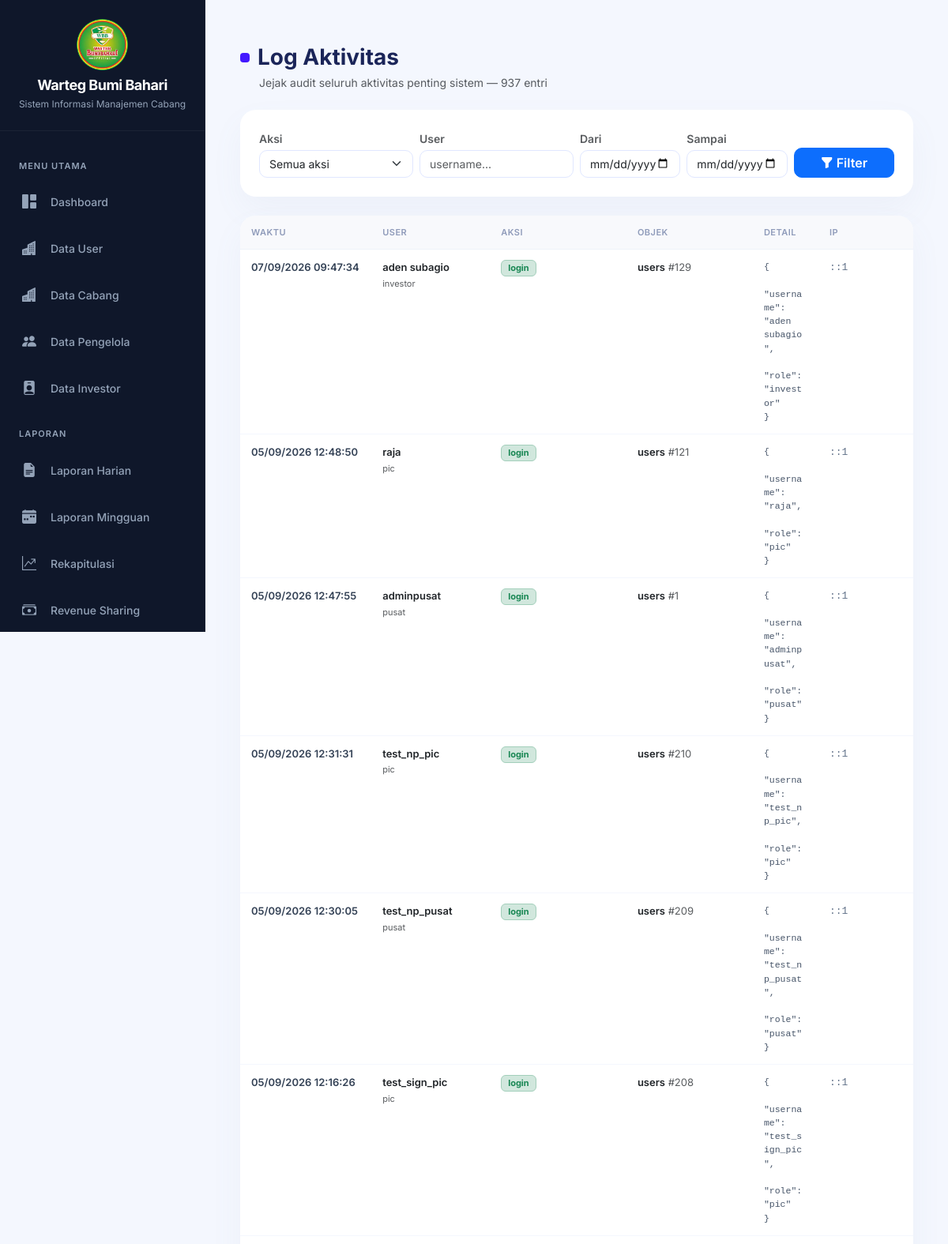
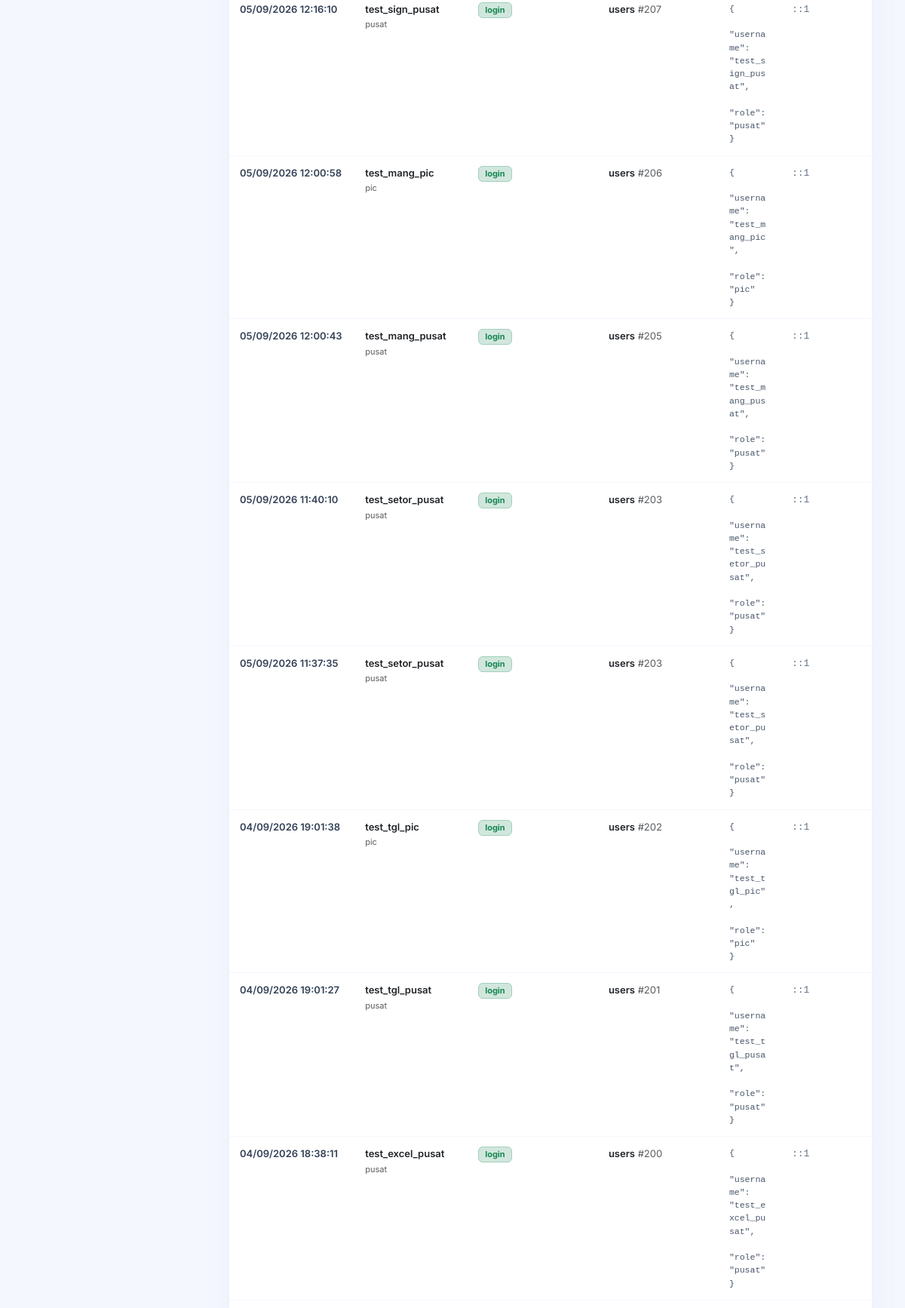
/admin_pusat/audit_log.php (signed in, upper part), run on the app's committed database (2 pictures, top to bottom).
### tables this page shows
CREATE TABLE `audit_log` (
  `id` bigint(20) NOT NULL AUTO_INCREMENT,
  `waktu` datetime NOT NULL DEFAULT current_timestamp(),
  `user_id` int(11) DEFAULT NULL,
  `username` varchar(50) DEFAULT NULL,
  `role` varchar(20) DEFAULT NULL,
  `aksi` varchar(60) NOT NULL,
  `tabel` varchar(40) DEFAULT NULL,
  `record_id` varchar(60) DEFAULT NULL,
  `detail` text DEFAULT NULL,
  `ip` varchar(45) DEFAULT NULL,
  `user_agent` varchar(255) DEFAULT NULL,
  PRIMARY KEY (`id`),
  KEY `idx_audit_waktu` (`waktu`),
  KEY `idx_audit_user` (`user_id`),
  KEY `idx_audit_tabel` (`tabel`,`record_id`),
  KEY `idx_audit_aksi` (`aksi`)
);

### config/koneksi.php (called while the page is built, shortened)
<?php
if (!function_exists('h')) {
    function h($string): string
    {
        return htmlspecialchars((string) ($string ?? ''), ENT_QUOTES, 'UTF-8');
    }
}

### admin_pusat/audit_log.php (the view, shortened to what this page needs)
<?php
require '../config/koneksi.php';
include 'sidebar_pusat.php';
$f_user  = trim($_GET['user'] ?? '');
$f_dari  = preg_match('/^\d{4}-\d{2}-\d{2}$/', $_GET['dari'] ?? '')  ? $_GET['dari']  : '';
$f_sampai = preg_match('/^\d{4}-\d{2}-\d{2}$/', $_GET['sampai'] ?? '') ? $_GET['sampai'] : '';
$where  = "WHERE 1=1";
$params = [];
$types  = "";
$limit  = 25;
$page   = max(1, (int) ($_GET['page'] ?? 1));
$offset = ($page - 1) * $limit;
$sc = $conn->prepare("SELECT COUNT(*) t FROM audit_log $where");
$sc->execute();
$total = (int) $sc->get_result()->fetch_assoc()['t'];
$sql = "SELECT * FROM audit_log $where ORDER BY id DESC LIMIT ? OFFSET ?";
$st  = $conn->prepare($sql);
$bt  = $types . "ii";
$bp  = array_merge($params, [$limit, $offset]);
$st->bind_param($bt, ...$bp);
$st->execute();
$rows = $st->get_result();
function badge_aksi(string $a): string
{
    $c = 'secondary';
    if (str_contains($a, 'hapus')) $c = 'danger';
    elseif (str_contains($a, 'tambah') || $a === 'login') $c = 'success';
    elseif (str_contains($a, 'edit') || str_contains($a, 'ganti')) $c = 'warning';
    elseif (str_contains($a, 'gagal') || str_contains($a, 'ditolak')) $c = 'danger';
    elseif ($a === 'logout') $c = 'secondary';
    return '<span class="badge bg-' . $c . '-subtle text-' . $c . ' border border-' . $c . '-subtle px-2 py-1" style="font-size:11px;">' . h($a) . '</span>';
}
?>
<link rel="stylesheet" href="https://cdn.jsdelivr.net/npm/bootstrap-icons@1.11.3/font/bootstrap-icons.min.css">
<div class="container-fluid py-4">
    <div class="d-flex align-items-center mb-1">
        <span class="title-mark"></span>
        <h3 class="fw-bold mb-0" style="color:#1b2559;">Log Aktivitas</h3>
    </div>
    <span class="text-muted small ms-4 d-block mb-4">Jejak audit seluruh aktivitas penting sistem &mdash; <?= number_format($total) ?> entri</span>
    <div class="card saas-card mb-4">
        <div class="card-body p-3 p-md-4">
            <form method="GET" class="al-form row g-2 align-items-end">
                <div class="col-6 col-md-3">
                    <label class="form-label small fw-semibold text-muted mb-1">Aksi</label>
                    <select name="aksi" class="form-select">
                        <option value="">Semua aksi</option>
                    </select>
                </div>
                <div class="col-6 col-md-3">
                    <label class="form-label small fw-semibold text-muted mb-1">User</label>
                    <input type="text" name="user" value="<?= h($f_user) ?>" class="form-control" placeholder="username...">
                </div>
                <div class="col-6 col-md-2">
                    <label class="form-label small fw-semibold text-muted mb-1">Dari</label>
                    <input type="date" name="dari" value="<?= h($f_dari) ?>" class="form-control">
                </div>
                <div class="col-6 col-md-2">
                    <label class="form-label small fw-semibold text-muted mb-1">Sampai</label>
                    <input type="date" name="sampai" value="<?= h($f_sampai) ?>" class="form-control">
                </div>
                <div class="col-12 col-md-2 d-flex gap-2">
                    <button class="btn btn-primary w-100 fw-semibold" style="border-radius:10px;"><i class="bi bi-funnel-fill me-1"></i>Filter</button>
                </div>
            </form>
        </div>
    </div>
    <div class="card saas-card overflow-hidden">
        <div class="table-responsive">
            <table class="al-table">
                <thead>
                    <tr>
                        <th style="width:150px;">Waktu</th>
                        <th style="width:150px;">User</th>
                        <th style="width:150px;">Aksi</th>
                        <th style="width:160px;">Objek</th>
                        <th>Detail</th>
                        <th style="width:120px;">IP</th>
                    </tr>
                </thead>
                <tbody>
                    <?php if ($rows->num_rows === 0): ?>
                        <tr><td colspan="6" class="text-center text-muted py-5"><i class="bi bi-inbox fs-3 d-block mb-2"></i>Tidak ada log</td></tr>
                    <?php else: while ($r = $rows->fetch_assoc()): ?>
                        <tr>
                            <td data-label="Waktu" class="al-time"><?= date('d/m/Y H:i:s', strtotime($r['waktu'])) ?></td>
                            <td data-label="User">
                                <?php if ($r['username']): ?>
                                    <span class="fw-semibold"><?= h($r['username']) ?></span><br>
                                    <span class="text-muted" style="font-size:11px;"><?= h($r['role'] ?? '-') ?></span>
                                <?php else: ?>
                                    <span class="text-muted">&mdash;</span>
                                <?php endif; ?>
                            </td>
                            <td data-label="Aksi"><?= badge_aksi($r['aksi']) ?></td>
                            <td data-label="Objek">
                                <?php if ($r['tabel']): ?>
                                    <span class="fw-semibold text-dark"><?= h($r['tabel']) ?></span>
                                    <?php if ($r['record_id'] !== null && $r['record_id'] !== ''): ?>
                                        <span class="text-muted">#<?= h($r['record_id']) ?></span>
                                    <?php endif; ?>
                                <?php else: ?>
                                    <span class="text-muted">&mdash;</span>
                                <?php endif; ?>
                            </td>
                            <td data-label="Detail">
                                <?php if ($r['detail']): ?>
                                    <div class="al-detail"><?php
                                        $j = json_decode($r['detail'], true);
                                        echo h($j !== null ? json_encode($j, JSON_PRETTY_PRINT | JSON_UNESCAPED_UNICODE | JSON_UNESCAPED_SLASHES) : $r['detail']);
                                    ?></div>
                                <?php else: ?>
                                    <span class="text-muted">&mdash;</span>
                                <?php endif; ?>
                            </td>
                            <td data-label="IP" class="al-ip"><?= h($r['ip'] ?? '-') ?></td>
                        </tr>
                    <?php endwhile; endif; ?>
                </tbody>
            </table>
        </div>
    </div>
</div>

### admin_pusat/sidebar_pusat.php (style rules this page uses)
:root { --sidebar-bg: #0f172a; --sidebar-hover: rgba(59, 130, 246, 0.15); --sidebar-active: linear-gradient(90deg, #3b82f6 0%, #2563eb 100%); --text-muted: #94a3b8; --content-bg: #f8fafc; }
* { font-family: 'Inter', sans-serif; }
body { background: var(--content-bg); }

### admin_pusat/audit_log.php (style rules this page uses)
body { background-color: #f4f7fe !important; font-family: 'Plus Jakarta Sans', sans-serif !important; color: #1b2559; }
.saas-card { background: #fff; border: none !important; border-radius: 20px !important; box-shadow: 0 18px 40px rgba(112,144,176,.06) !important; }
.title-mark { width: 12px; height: 12px; background: #4318ff; border-radius: 4px; display: inline-block; margin-right: 10px; }
.al-form .form-control, .al-form .form-select { border-radius: 10px; border: 1px solid #e0e7ff; font-size: 14px; }
.al-table { width: 100%; margin: 0; }
.al-table thead th { background: #f8f9fc; color: #8f9bba; font-size: 11px; text-transform: uppercase; letter-spacing: .5px; font-weight: 600; padding: 13px 14px; border-bottom: 1px solid #eef2f9; white-space: nowrap; }
.al-table tbody td { padding: 13px 14px; border-bottom: 1px solid #f4f7fe; font-size: 13px; vertical-align: top; }
.al-detail { font-family: ui-monospace, SFMono-Regular, Menlo, monospace; font-size: 11.5px; color: #475569; white-space: pre-wrap; word-break: break-word; max-width: 420px; }
.al-time { white-space: nowrap; font-weight: 600; color: #334155; }
.al-ip { font-family: ui-monospace, monospace; font-size: 11.5px; color: #64748b; }

### data on the page
audit_log: waktu "07/09/2026 09:47:34", username "aden subagio", role "investor", aksi "login", tabel "users", record "129", detail "{ \"username\": \"aden subagio\", \"role\": \"investor\" }", ip "::1"
audit_log: waktu "05/09/2026 12:48:50", username "raja", role "pic", aksi "login", tabel "users", record "121", detail "{ \"username\": \"raja\", \"role\": \"pic\" }", ip "::1"
audit_log: waktu "05/09/2026 12:47:55", username "adminpusat", role "pusat", aksi "login", tabel "users", record "1", detail "{ \"username\": \"adminpusat\", \"role\": \"pusat\" }", ip "::1"
audit_log: waktu "05/09/2026 12:31:31", username "test_np_pic", role "pic", aksi "login", tabel "users", record "210", detail "{ \"username\": \"test_np_pic\", \"role\": \"pic\" }", ip "::1"
audit_log: waktu "05/09/2026 12:30:05", username "test_np_pusat", role "pusat", aksi "login", tabel "users", record "209", detail "{ \"username\": \"test_np_pusat\", \"role\": \"pusat\" }", ip "::1"
audit_log: waktu "05/09/2026 12:16:26", username "test_sign_pic", role "pic", aksi "login", tabel "users", record "208", detail "{ \"username\": \"test_sign_pic\", \"role\": \"pic\" }", ip "::1"
audit_log: waktu "05/09/2026 12:16:10", username "test_sign_pusat", role "pusat", aksi "login", tabel "users", record "207", detail "{ \"username\": \"test_sign_pusat\", \"role\": \"pusat\" }", ip "::1"
audit_log: waktu "05/09/2026 12:00:58", username "test_mang_pic", role "pic", aksi "login", tabel "users", record "206", detail "{ \"username\": \"test_mang_pic\", \"role\": \"pic\" }", ip "::1"
audit_log: waktu "05/09/2026 12:00:43", username "test_mang_pusat", role "pusat", aksi "login", tabel "users", record "205", detail "{ \"username\": \"test_mang_pusat\", \"role\": \"pusat\" }", ip "::1"
audit_log: waktu "05/09/2026 11:40:10", username "test_setor_pusat", role "pusat", aksi "login", tabel "users", record "203", detail "{ \"username\": \"test_setor_pusat\", \"role\": \"pusat\" }", ip "::1"
audit_log: waktu "05/09/2026 11:37:35", username "test_setor_pusat", role "pusat", aksi "login", tabel "users", record "203", detail "{ \"username\": \"test_setor_pusat\", \"role\": \"pusat\" }", ip "::1"
audit_log: waktu "04/09/2026 19:01:38", username "test_tgl_pic", role "pic", aksi "login", tabel "users", record "202", detail "{ \"username\": \"test_tgl_pic\", \"role\": \"pic\" }", ip "::1"
audit_log: waktu "04/09/2026 19:01:27", username "test_tgl_pusat", role "pusat", aksi "login", tabel "users", record "201", detail "{ \"username\": \"test_tgl_pusat\", \"role\": \"pusat\" }", ip "::1"
audit_log: waktu "04/09/2026 18:38:11", username "test_excel_pusat", role "pusat", aksi "login", tabel "users", record "200", detail "{ \"username\": \"test_excel_pusat\", \"role\": \"pusat\" }", ip "::1"

### other printed values
$total "937"
